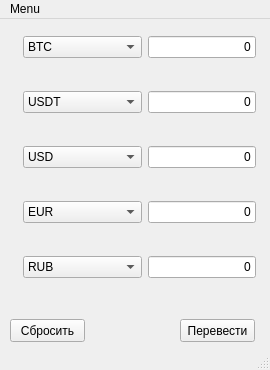
<?xml version="1.0" encoding="UTF-8"?>
<ui version="4.0">
 <class>MainWindow</class>
 <widget class="QMainWindow" name="MainWindow">
  <property name="enabled">
   <bool>true</bool>
  </property>
  <property name="geometry">
   <rect>
    <x>0</x>
    <y>0</y>
    <width>270</width>
    <height>370</height>
   </rect>
  </property>
  <property name="windowTitle">
   <string>EzConv</string>
  </property>
  <property name="windowIcon">
   <iconset theme="bitcoin">
    <normalon>../../.designer/backup/Bitcoin.svg.png</normalon>
   </iconset>
  </property>
  <property name="animated">
   <bool>true</bool>
  </property>
  <widget class="QWidget" name="centralwidget">
   <property name="maximumSize">
    <size>
     <width>270</width>
     <height>329</height>
    </size>
   </property>
   <widget class="QWidget" name="gridLayoutWidget">
    <property name="geometry">
     <rect>
      <x>10</x>
      <y>-10</y>
      <width>246</width>
      <height>301</height>
     </rect>
    </property>
    <layout class="QGridLayout" name="gridLayout">
     <item row="0" column="0">
      <widget class="QLabel" name="img1">
       <property name="text">
        <string/>
       </property>
       <property name="alignment">
        <set>Qt::AlignCenter</set>
       </property>
      </widget>
     </item>
     <item row="1" column="0">
      <widget class="QLabel" name="img2">
       <property name="text">
        <string/>
       </property>
      </widget>
     </item>
     <item row="0" column="2">
      <widget class="QComboBox" name="currency1">
       <property name="sizePolicy">
        <sizepolicy hsizetype="Expanding" vsizetype="Fixed">
         <horstretch>0</horstretch>
         <verstretch>0</verstretch>
        </sizepolicy>
       </property>
       <item>
        <property name="text">
         <string>BTC</string>
        </property>
        <property name="icon">
         <iconset>
          <normaloff>img/BTC20.png</normaloff>img/BTC20.png</iconset>
        </property>
       </item>
       <item>
        <property name="text">
         <string>USDT</string>
        </property>
        <property name="icon">
         <iconset>
          <normaloff>img/USDT20.png</normaloff>img/USDT20.png</iconset>
        </property>
       </item>
       <item>
        <property name="text">
         <string>USD</string>
        </property>
        <property name="icon">
         <iconset>
          <normaloff>img/USD20.png</normaloff>img/USD20.png</iconset>
        </property>
       </item>
       <item>
        <property name="text">
         <string>EUR</string>
        </property>
        <property name="icon">
         <iconset>
          <normaloff>img/EUR20.png</normaloff>img/EUR20.png</iconset>
        </property>
       </item>
       <item>
        <property name="text">
         <string>RUB</string>
        </property>
        <property name="icon">
         <iconset>
          <normaloff>img/RUB20.png</normaloff>img/RUB20.png</iconset>
        </property>
       </item>
       <item>
        <property name="text">
         <string>AED</string>
        </property>
        <property name="icon">
         <iconset>
          <normaloff>img/AED20.png</normaloff>img/AED20.png</iconset>
        </property>
       </item>
       <item>
        <property name="text">
         <string>CNY</string>
        </property>
        <property name="icon">
         <iconset>
          <normaloff>img/CNY20.png</normaloff>img/CNY20.png</iconset>
        </property>
       </item>
       <item>
        <property name="text">
         <string>JPY</string>
        </property>
        <property name="icon">
         <iconset>
          <normaloff>img/JPY20.png</normaloff>img/JPY20.png</iconset>
        </property>
       </item>
       <item>
        <property name="text">
         <string>KZT</string>
        </property>
        <property name="icon">
         <iconset>
          <normaloff>img/KZT20.png</normaloff>img/KZT20.png</iconset>
        </property>
       </item>
      </widget>
     </item>
     <item row="4" column="0">
      <widget class="QLabel" name="img4">
       <property name="text">
        <string/>
       </property>
       <property name="alignment">
        <set>Qt::AlignCenter</set>
       </property>
      </widget>
     </item>
     <item row="3" column="0">
      <widget class="QLabel" name="img3">
       <property name="text">
        <string/>
       </property>
       <property name="alignment">
        <set>Qt::AlignCenter</set>
       </property>
      </widget>
     </item>
     <item row="5" column="0">
      <widget class="QLabel" name="img5">
       <property name="text">
        <string/>
       </property>
       <property name="alignment">
        <set>Qt::AlignCenter</set>
       </property>
      </widget>
     </item>
     <item row="0" column="3">
      <widget class="QLineEdit" name="lineEdit_9">
       <property name="sizePolicy">
        <sizepolicy hsizetype="Fixed" vsizetype="Fixed">
         <horstretch>0</horstretch>
         <verstretch>0</verstretch>
        </sizepolicy>
       </property>
       <property name="layoutDirection">
        <enum>Qt::RightToLeft</enum>
       </property>
       <property name="inputMethodHints">
        <set>Qt::ImhDigitsOnly</set>
       </property>
       <property name="text">
        <string>0</string>
       </property>
       <property name="alignment">
        <set>Qt::AlignRight|Qt::AlignTrailing|Qt::AlignVCenter</set>
       </property>
      </widget>
     </item>
     <item row="1" column="3">
      <widget class="QLineEdit" name="lineEdit_10">
       <property name="sizePolicy">
        <sizepolicy hsizetype="Fixed" vsizetype="Fixed">
         <horstretch>0</horstretch>
         <verstretch>0</verstretch>
        </sizepolicy>
       </property>
       <property name="layoutDirection">
        <enum>Qt::RightToLeft</enum>
       </property>
       <property name="inputMethodHints">
        <set>Qt::ImhDigitsOnly</set>
       </property>
       <property name="text">
        <string>0</string>
       </property>
       <property name="alignment">
        <set>Qt::AlignRight|Qt::AlignTrailing|Qt::AlignVCenter</set>
       </property>
      </widget>
     </item>
     <item row="3" column="3">
      <widget class="QLineEdit" name="lineEdit_11">
       <property name="sizePolicy">
        <sizepolicy hsizetype="Fixed" vsizetype="Fixed">
         <horstretch>0</horstretch>
         <verstretch>0</verstretch>
        </sizepolicy>
       </property>
       <property name="layoutDirection">
        <enum>Qt::RightToLeft</enum>
       </property>
       <property name="inputMethodHints">
        <set>Qt::ImhDigitsOnly</set>
       </property>
       <property name="text">
        <string>0</string>
       </property>
       <property name="alignment">
        <set>Qt::AlignRight|Qt::AlignTrailing|Qt::AlignVCenter</set>
       </property>
      </widget>
     </item>
     <item row="4" column="3">
      <widget class="QLineEdit" name="lineEdit_12">
       <property name="sizePolicy">
        <sizepolicy hsizetype="Fixed" vsizetype="Fixed">
         <horstretch>0</horstretch>
         <verstretch>0</verstretch>
        </sizepolicy>
       </property>
       <property name="layoutDirection">
        <enum>Qt::RightToLeft</enum>
       </property>
       <property name="inputMethodHints">
        <set>Qt::ImhDigitsOnly</set>
       </property>
       <property name="text">
        <string>0</string>
       </property>
       <property name="alignment">
        <set>Qt::AlignRight|Qt::AlignTrailing|Qt::AlignVCenter</set>
       </property>
      </widget>
     </item>
     <item row="5" column="3">
      <widget class="QLineEdit" name="lineEdit_13">
       <property name="sizePolicy">
        <sizepolicy hsizetype="Fixed" vsizetype="Fixed">
         <horstretch>0</horstretch>
         <verstretch>0</verstretch>
        </sizepolicy>
       </property>
       <property name="layoutDirection">
        <enum>Qt::RightToLeft</enum>
       </property>
       <property name="inputMethodHints">
        <set>Qt::ImhDigitsOnly</set>
       </property>
       <property name="text">
        <string>0</string>
       </property>
       <property name="alignment">
        <set>Qt::AlignRight|Qt::AlignTrailing|Qt::AlignVCenter</set>
       </property>
      </widget>
     </item>
     <item row="1" column="2">
      <widget class="QComboBox" name="currency2">
       <property name="sizePolicy">
        <sizepolicy hsizetype="Expanding" vsizetype="Fixed">
         <horstretch>0</horstretch>
         <verstretch>0</verstretch>
        </sizepolicy>
       </property>
       <item>
        <property name="text">
         <string>USDT</string>
        </property>
        <property name="icon">
         <iconset>
          <normaloff>img/USDT20.png</normaloff>img/USDT20.png</iconset>
        </property>
       </item>
       <item>
        <property name="text">
         <string>BTC</string>
        </property>
        <property name="icon">
         <iconset>
          <normaloff>img/BTC20.png</normaloff>img/BTC20.png</iconset>
        </property>
       </item>
       <item>
        <property name="text">
         <string>USD</string>
        </property>
        <property name="icon">
         <iconset>
          <normaloff>img/USD20.png</normaloff>img/USD20.png</iconset>
        </property>
       </item>
       <item>
        <property name="text">
         <string>EUR</string>
        </property>
        <property name="icon">
         <iconset>
          <normaloff>img/EUR20.png</normaloff>img/EUR20.png</iconset>
        </property>
       </item>
       <item>
        <property name="text">
         <string>RUB</string>
        </property>
        <property name="icon">
         <iconset>
          <normaloff>img/RUB20.png</normaloff>img/RUB20.png</iconset>
        </property>
       </item>
       <item>
        <property name="text">
         <string>AED</string>
        </property>
        <property name="icon">
         <iconset>
          <normaloff>img/AED20.png</normaloff>img/AED20.png</iconset>
        </property>
       </item>
       <item>
        <property name="text">
         <string>CNY</string>
        </property>
        <property name="icon">
         <iconset>
          <normaloff>img/CNY20.png</normaloff>img/CNY20.png</iconset>
        </property>
       </item>
       <item>
        <property name="text">
         <string>JPY</string>
        </property>
        <property name="icon">
         <iconset>
          <normaloff>img/JPY20.png</normaloff>img/JPY20.png</iconset>
        </property>
       </item>
       <item>
        <property name="text">
         <string>KZT</string>
        </property>
        <property name="icon">
         <iconset>
          <normaloff>img/KZT20.png</normaloff>img/KZT20.png</iconset>
        </property>
       </item>
      </widget>
     </item>
     <item row="3" column="2">
      <widget class="QComboBox" name="currency3">
       <property name="sizePolicy">
        <sizepolicy hsizetype="Expanding" vsizetype="Fixed">
         <horstretch>0</horstretch>
         <verstretch>0</verstretch>
        </sizepolicy>
       </property>
       <item>
        <property name="text">
         <string>USD</string>
        </property>
        <property name="icon">
         <iconset>
          <normaloff>img/USD20.png</normaloff>img/USD20.png</iconset>
        </property>
       </item>
       <item>
        <property name="text">
         <string>BTC</string>
        </property>
        <property name="icon">
         <iconset>
          <normaloff>img/BTC20.png</normaloff>img/BTC20.png</iconset>
        </property>
       </item>
       <item>
        <property name="text">
         <string>USDT</string>
        </property>
        <property name="icon">
         <iconset>
          <normaloff>img/USDT20.png</normaloff>img/USDT20.png</iconset>
        </property>
       </item>
       <item>
        <property name="text">
         <string>EUR</string>
        </property>
        <property name="icon">
         <iconset>
          <normaloff>img/EUR20.png</normaloff>img/EUR20.png</iconset>
        </property>
       </item>
       <item>
        <property name="text">
         <string>RUB</string>
        </property>
        <property name="icon">
         <iconset>
          <normaloff>img/RUB20.png</normaloff>img/RUB20.png</iconset>
        </property>
       </item>
       <item>
        <property name="text">
         <string>AED</string>
        </property>
        <property name="icon">
         <iconset>
          <normaloff>img/AED20.png</normaloff>img/AED20.png</iconset>
        </property>
       </item>
       <item>
        <property name="text">
         <string>CNY</string>
        </property>
        <property name="icon">
         <iconset>
          <normaloff>img/CNY20.png</normaloff>img/CNY20.png</iconset>
        </property>
       </item>
       <item>
        <property name="text">
         <string>JPY</string>
        </property>
        <property name="icon">
         <iconset>
          <normaloff>img/JPY20.png</normaloff>img/JPY20.png</iconset>
        </property>
       </item>
       <item>
        <property name="text">
         <string>KZT</string>
        </property>
        <property name="icon">
         <iconset>
          <normaloff>img/KZT20.png</normaloff>img/KZT20.png</iconset>
        </property>
       </item>
      </widget>
     </item>
     <item row="4" column="2">
      <widget class="QComboBox" name="currency4">
       <property name="sizePolicy">
        <sizepolicy hsizetype="Expanding" vsizetype="Fixed">
         <horstretch>0</horstretch>
         <verstretch>0</verstretch>
        </sizepolicy>
       </property>
       <item>
        <property name="text">
         <string>EUR</string>
        </property>
        <property name="icon">
         <iconset>
          <normaloff>img/EUR20.png</normaloff>img/EUR20.png</iconset>
        </property>
       </item>
       <item>
        <property name="text">
         <string>BTC</string>
        </property>
        <property name="icon">
         <iconset>
          <normaloff>img/BTC20.png</normaloff>img/BTC20.png</iconset>
        </property>
       </item>
       <item>
        <property name="text">
         <string>USDT</string>
        </property>
        <property name="icon">
         <iconset>
          <normaloff>img/USDT20.png</normaloff>img/USDT20.png</iconset>
        </property>
       </item>
       <item>
        <property name="text">
         <string>USD</string>
        </property>
        <property name="icon">
         <iconset>
          <normaloff>img/USD20.png</normaloff>img/USD20.png</iconset>
        </property>
       </item>
       <item>
        <property name="text">
         <string>RUB</string>
        </property>
        <property name="icon">
         <iconset>
          <normaloff>img/RUB20.png</normaloff>img/RUB20.png</iconset>
        </property>
       </item>
       <item>
        <property name="text">
         <string>AED</string>
        </property>
        <property name="icon">
         <iconset>
          <normaloff>img/AED20.png</normaloff>img/AED20.png</iconset>
        </property>
       </item>
       <item>
        <property name="text">
         <string>CNY</string>
        </property>
        <property name="icon">
         <iconset>
          <normaloff>img/CNY20.png</normaloff>img/CNY20.png</iconset>
        </property>
       </item>
       <item>
        <property name="text">
         <string>JPY</string>
        </property>
        <property name="icon">
         <iconset>
          <normaloff>img/JPY20.png</normaloff>img/JPY20.png</iconset>
        </property>
       </item>
       <item>
        <property name="text">
         <string>KZT</string>
        </property>
        <property name="icon">
         <iconset>
          <normaloff>img/KZT20.png</normaloff>img/KZT20.png</iconset>
        </property>
       </item>
      </widget>
     </item>
     <item row="5" column="2">
      <widget class="QComboBox" name="currency5">
       <property name="sizePolicy">
        <sizepolicy hsizetype="Expanding" vsizetype="Fixed">
         <horstretch>0</horstretch>
         <verstretch>0</verstretch>
        </sizepolicy>
       </property>
       <item>
        <property name="text">
         <string>RUB</string>
        </property>
        <property name="icon">
         <iconset>
          <normaloff>img/RUB20.png</normaloff>img/RUB20.png</iconset>
        </property>
       </item>
       <item>
        <property name="text">
         <string>BTC</string>
        </property>
        <property name="icon">
         <iconset>
          <normaloff>img/BTC20.png</normaloff>img/BTC20.png</iconset>
        </property>
       </item>
       <item>
        <property name="text">
         <string>USDT</string>
        </property>
        <property name="icon">
         <iconset>
          <normaloff>img/USDT20.png</normaloff>img/USDT20.png</iconset>
        </property>
       </item>
       <item>
        <property name="text">
         <string>USD</string>
        </property>
        <property name="icon">
         <iconset>
          <normaloff>img/USD20.png</normaloff>img/USD20.png</iconset>
        </property>
       </item>
       <item>
        <property name="text">
         <string>EUR</string>
        </property>
        <property name="icon">
         <iconset>
          <normaloff>img/EUR20.png</normaloff>img/EUR20.png</iconset>
        </property>
       </item>
       <item>
        <property name="text">
         <string>AED</string>
        </property>
        <property name="icon">
         <iconset>
          <normaloff>img/AED20.png</normaloff>img/AED20.png</iconset>
        </property>
       </item>
       <item>
        <property name="text">
         <string>CNY</string>
        </property>
        <property name="icon">
         <iconset>
          <normaloff>img/CNY20.png</normaloff>img/CNY20.png</iconset>
        </property>
       </item>
       <item>
        <property name="text">
         <string>JPY</string>
        </property>
        <property name="icon">
         <iconset>
          <normaloff>img/JPY20.png</normaloff>img/JPY20.png</iconset>
        </property>
       </item>
       <item>
        <property name="text">
         <string>KZT</string>
        </property>
        <property name="icon">
         <iconset>
          <normaloff>img/KZT20.png</normaloff>img/KZT20.png</iconset>
        </property>
       </item>
      </widget>
     </item>
    </layout>
   </widget>
   <widget class="QPushButton" name="pushButton">
    <property name="geometry">
     <rect>
      <x>180</x>
      <y>300</y>
      <width>75</width>
      <height>23</height>
     </rect>
    </property>
    <property name="text">
     <string>Перевести</string>
    </property>
   </widget>
   <widget class="QPushButton" name="pushButton_2">
    <property name="geometry">
     <rect>
      <x>10</x>
      <y>300</y>
      <width>75</width>
      <height>23</height>
     </rect>
    </property>
    <property name="text">
     <string>Сбросить</string>
    </property>
   </widget>
  </widget>
  <widget class="QMenuBar" name="menubar">
   <property name="geometry">
    <rect>
     <x>0</x>
     <y>0</y>
     <width>270</width>
     <height>21</height>
    </rect>
   </property>
   <widget class="QMenu" name="menuMenu">
    <property name="title">
     <string>Menu</string>
    </property>
    <addaction name="add_curr"/>
    <addaction name="refresh"/>
    <addaction name="separator"/>
    <addaction name="exit_btn"/>
   </widget>
   <addaction name="menuMenu"/>
  </widget>
  <widget class="QStatusBar" name="statusbar"/>
  <action name="add_curr">
   <property name="text">
    <string>Добавить Валюту</string>
   </property>
  </action>
  <action name="refresh">
   <property name="text">
    <string>Обновить курс</string>
   </property>
   <property name="shortcut">
    <string>F5</string>
   </property>
  </action>
  <action name="exit_btn">
   <property name="text">
    <string>Выход</string>
   </property>
   <property name="shortcut">
    <string>F9</string>
   </property>
  </action>
 </widget>
 <resources/>
 <connections/>
</ui>
